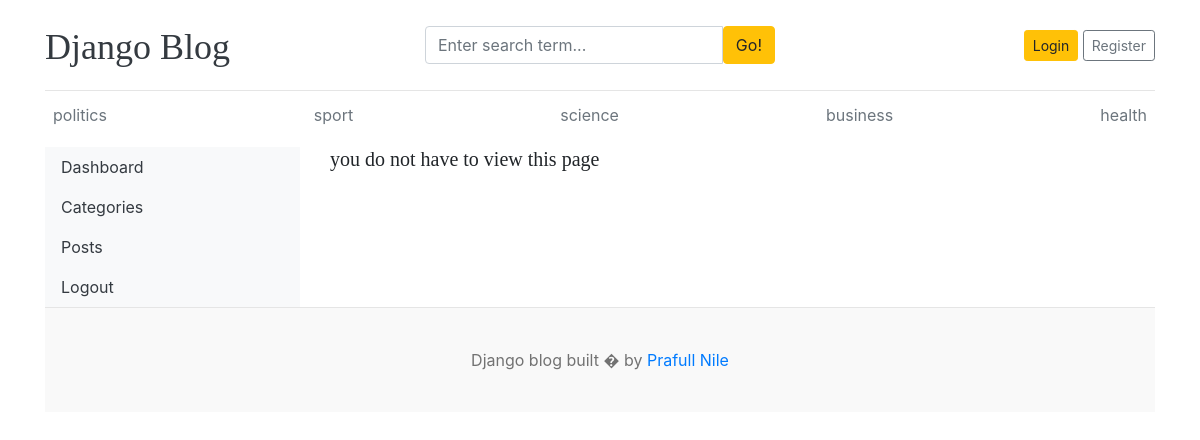
The page /dashboard/users/ on the database its author committed.
### blog/models.py (models this page shows, shortened)
class category(models.Model):
    category_name=models.CharField(max_length=100)
    created_at=models.DateTimeField(auto_now_add=True)
    updated_at=models.DateTimeField(auto_now=True)
    class Meta:
        verbose_name_plural = "Categories"

### dashboards/views.py (the view)
# urls.py: path('users/',views.users,name='users'),
def users(request):
    users = User.objects.all()
    context = {
        'users':users,
    }
    return render(request,'dashboard/users.html',context)

### blog/context_processors.py (called while the page is built)
def get_categories(request):
    categories = category.objects.all()
    return dict(categories=categories)

def get_social_links(request):
    social_links = SocialLink.objects.all()
    return dict(social_links=social_links)

### templates/dashboard/users.html
{% extends 'base.html' %}
{% block content %}
<div class="row">
{% include 'dashboard/sidebar.html' %}
  <div class="col-md-9">
    {% if perms.auth.view_user %}
    <h2>All Users </h2>
    <a href="{% url 'add_user'%}" class="btn btn-dark text-light float-right mb-2">Add User</a>
    <table class="table table-hover">
  <thead>
    <tr>
      <th scope="col">#</th>
      <th scope="col">Full Name</th>
      <th scope="col">Username</th>
      <th scope="col">Email</th>
      <th scope="col">Active</th>
      <th scope="col">Staff</th>
      <th scope="col">Superuser</th>
      <th>Action</th>
    </tr>
  </thead>
  <tbody>
  {% for user in users %}
    <tr>
      <th scope="row">{{ forloop.counter }}</th>
      <td>{{ user.first_name }}{{user.last_name}}</td>
      <td>{{user.username }}</td>
      <td>{{ user.email}}</td>
      <td>{% if user.is_active %}<i class="fa fa-edit  text-success"></i>{%else%}<i class="fa fa-times  text-danger"></i>{% endif %}</td>
      <td>{% if user.is_staff %}<i class="fa fa-edit  text-success"></i>{%else%}<i class="fa fa-times  text-danger"></i>{% endif %}</td>
      <td>{% if user.is_superuser %}<i class="fa fa-edit  text-success"></i>{%else%}<i class="fa fa-times  text-danger"></i>{% endif %}</td>
      <td>
        <a href="{% url 'edit_user' user.id%}"> <i class="fa fa-edit  text-success"></i></a>
        &nbsp;
        <a href="{% url 'delete_user' user.id%}"> <i class="fa fa-trash text-danger"></i></a>
      </td>
    </tr>
  {% endfor %}
  </tbody>
</table>
    {% else %}
    <h5>you do not have to view this page</h5>
    {% endif %}
  </div>
</div>
{% endblock %}

### templates/base.html (shortened to what this page needs)
{% load static %}
<!DOCTYPE html>
<html lang="en">
<head>
    <link href="https://getbootstrap.com/docs/4.0/dist/css/bootstrap.min.css" rel="stylesheet">
    <link href="{% static 'css/blog.css' %}" rel="stylesheet">
    <link rel="stylesheet" href="https://cdnjs.cloudflare.com/ajax/libs/font-awesome/4.7.0/css/font-awesome.min.css">
</head>
    <body class="container">
      <header class="blog-header py-3">
        <div class="row flex-nowrap justify-content-between align-items-center">
          <div class="col-4 pt-1">
            <a class="blog-header-logo text-dark" href="/">Django Blog</a>
          </div>
            <div class="col-4">
                <form action="{% url 'search' %}" method="GET" >
                    <div class="input-group">
                        <input class="form-control" name="keyword" type="text" placeholder="Enter search term..." aria-label="Enter search term..." aria-describedby="button-search" />
                        <button type="submit" class="btn btn-warning" id="button-search" >Go!</button>
                    </div>
                </form>
            </div>
          <div class="col-4 d-flex justify-content-end align-items-center">
              {% if not user.is_authenticated %}
            <a class="btn btn-sm btn-warning" href="{% url 'login'%}">Login</a> &nbsp;
            <a class="btn btn-sm btn-outline-secondary" href="{% url 'register' %}">Register</a>
              {% else %}
              <span><a href="{%  url 'dashboard' %}">Dashboard</a></span>
              &emsp;
              <span><a href="{% url 'logout'%}">Logout</a></span>
              {% endif%}
          </div>
        </div>
      </header>
      <div class="nav-scroller py-1 mb-2">
        <nav class="nav d-flex justify-content-between">
          {% for cat in categories %}
          <a class="p-2 text-muted" href="{% url 'posts_by_category' cat.id %}">{{cat.category_name}}</a>
          {% endfor %}
        </nav>
      </div>
{% block content %}
{% endblock %}
        <footer class="blog-footer">
  <p>Django blog built  � by <a href="#">Prafull Nile</a></p>
</footer>
    </body>
</html>

### blog_main/static/css/blog.css (style rules this page uses)
.blog-header { border-bottom: 1px solid #e5e5e5; }
.blog-header-logo { font-family: "Playfair Display", Georgia, "Times New Roman", serif; font-size: 2.25rem; }
h1, h2, h3, h4, h5, h6 { font-family: "Playfair Display", Georgia, "Times New Roman", serif; }
.blog-footer { padding: 2.5rem 0; color: #727272; text-align: center; background-color: #f9f9f9; border-top: .05rem solid #e5e5e5; }
.blog-footer p:last-child { margin-bottom: 0; }

### rows shown on the page
category: category_name "politics"
category: category_name "sport"
category: category_name "science"
category: category_name "business"
category: category_name "health"
